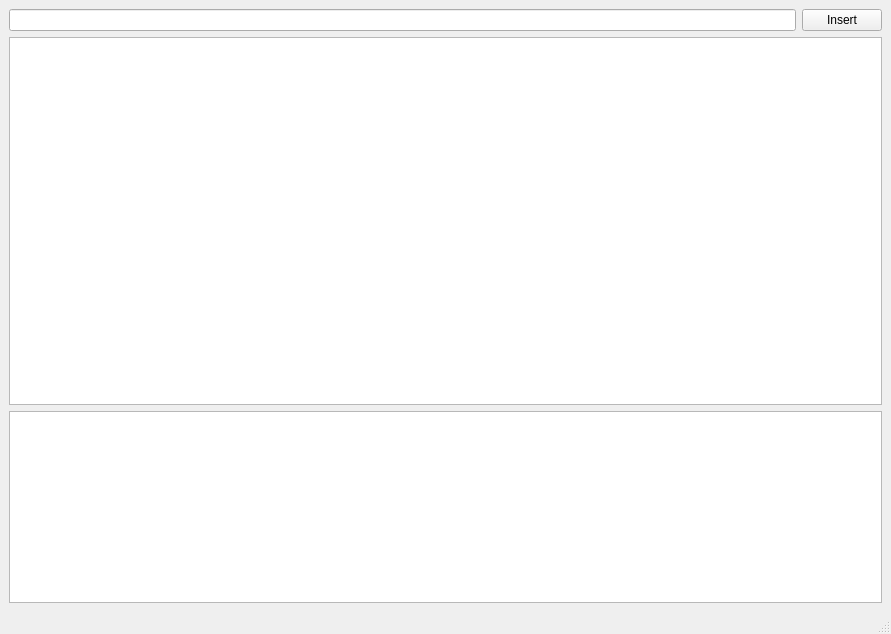
<?xml version="1.0" encoding="UTF-8"?>
<ui version="4.0">
 <class>MainWindow</class>
 <widget class="QMainWindow" name="MainWindow">
  <property name="geometry">
   <rect>
    <x>0</x>
    <y>0</y>
    <width>891</width>
    <height>634</height>
   </rect>
  </property>
  <property name="windowTitle">
   <string>MainWindow</string>
  </property>
  <widget class="QWidget" name="centralwidget">
   <layout class="QVBoxLayout" name="verticalLayout">
    <item>
     <layout class="QHBoxLayout" name="horizontalLayout">
      <item>
       <widget class="QLineEdit" name="lineEdit"/>
      </item>
      <item>
       <widget class="QPushButton" name="pushButton">
        <property name="text">
         <string>Insert</string>
        </property>
       </widget>
      </item>
     </layout>
    </item>
    <item>
     <widget class="QListView" name="listView"/>
    </item>
    <item>
     <widget class="QPlainTextEdit" name="plainTextEdit">
      <property name="enabled">
       <bool>true</bool>
      </property>
      <property name="sizePolicy">
       <sizepolicy hsizetype="Expanding" vsizetype="Minimum">
        <horstretch>0</horstretch>
        <verstretch>0</verstretch>
       </sizepolicy>
      </property>
     </widget>
    </item>
   </layout>
  </widget>
  <widget class="QMenuBar" name="menubar">
   <property name="geometry">
    <rect>
     <x>0</x>
     <y>0</y>
     <width>891</width>
     <height>25</height>
    </rect>
   </property>
  </widget>
  <widget class="QStatusBar" name="statusbar"/>
 </widget>
 <resources/>
 <connections/>
</ui>
